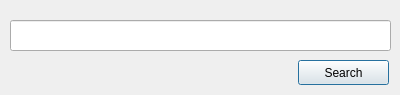
<?xml version="1.0" encoding="UTF-8"?>
<ui version="4.0">
 <class>CDBGeocoder</class>
 <widget class="QDialog" name="CDBGeocoder">
  <property name="geometry">
   <rect>
    <x>0</x>
    <y>0</y>
    <width>400</width>
    <height>95</height>
   </rect>
  </property>
  <property name="windowTitle">
   <string>Geocoder</string>
  </property>
  <widget class="QLineEdit" name="lineEditPlaceName">
   <property name="geometry">
    <rect>
     <x>10</x>
     <y>20</y>
     <width>381</width>
     <height>31</height>
    </rect>
   </property>
  </widget>
  <widget class="QPushButton" name="btnGeocode">
   <property name="geometry">
    <rect>
     <x>298</x>
     <y>60</y>
     <width>91</width>
     <height>25</height>
    </rect>
   </property>
   <property name="toolTip">
    <string/>
   </property>
   <property name="statusTip">
    <string/>
   </property>
   <property name="accessibleDescription">
    <string/>
   </property>
   <property name="autoFillBackground">
    <bool>false</bool>
   </property>
   <property name="text">
    <string>Search</string>
   </property>
  </widget>
 </widget>
 <resources/>
 <connections/>
</ui>
